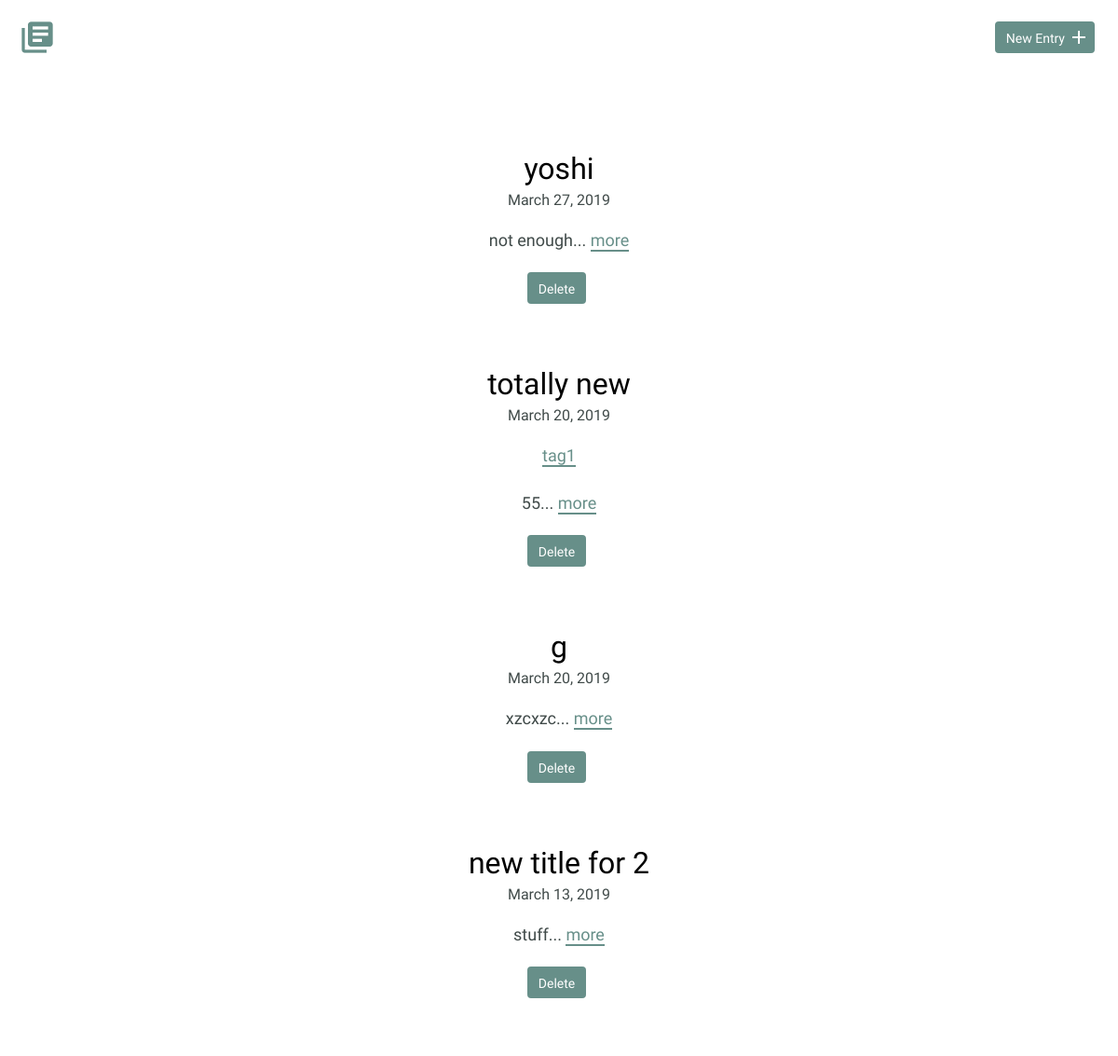
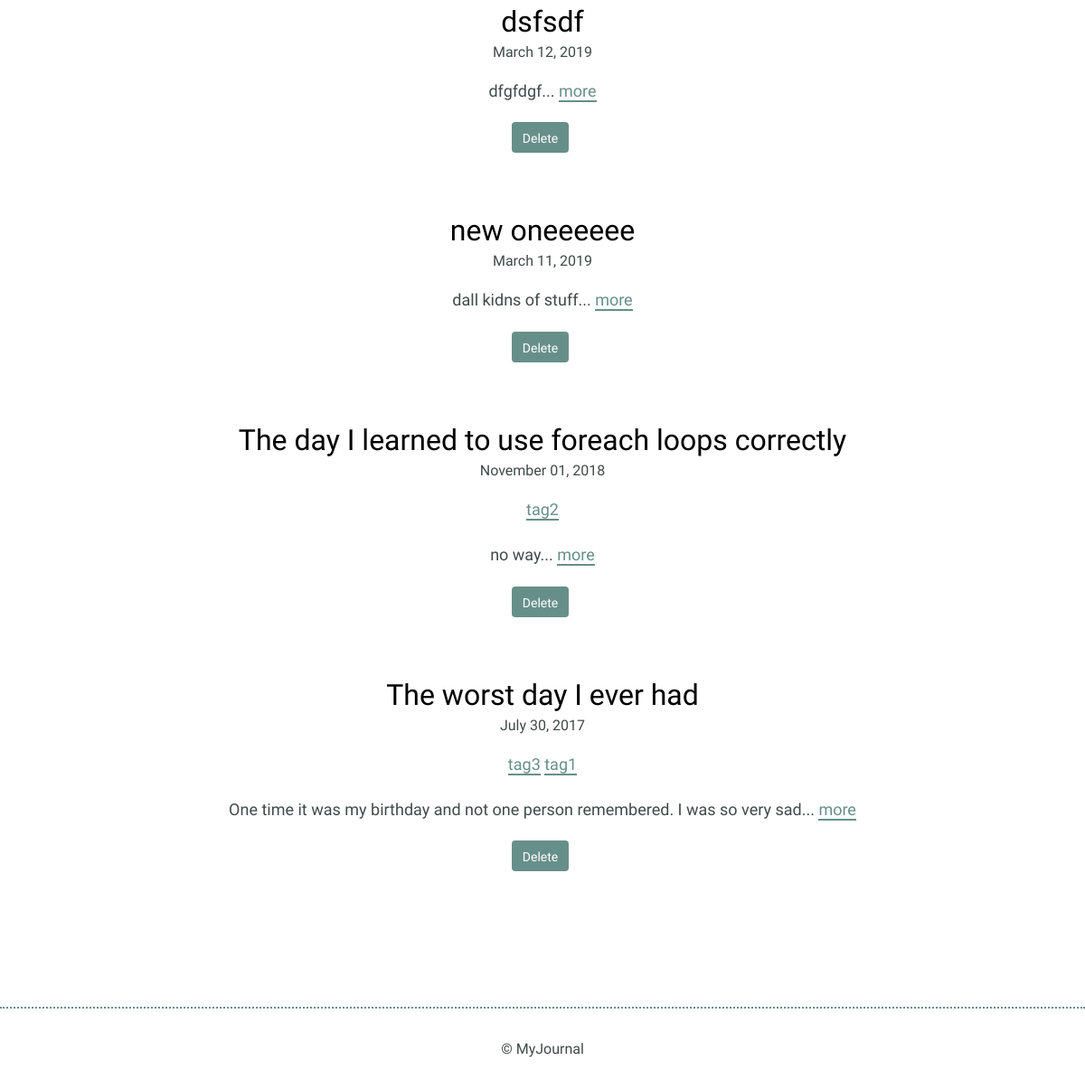
The page / on the database its author committed (2 pictures, top to bottom).
### tables this page shows
CREATE TABLE "entries" (
	`id`	INTEGER,
	`title`	TEXT,
	`date`	TEXT,
	`time_spent`	INTEGER,
	`learned`	BLOB,
	`resources`	BLOB,
	PRIMARY KEY(`id`)
);

### inc/functions.php (called while the page is built, shortened)
<?php
function get_journal_entry_list() {
  include 'connection.php';
  try {
    return $db->query('SELECT * FROM entries ORDER BY date DESC');
  } catch (Exception $e) {
    echo $e->getMessage();
    return array();
  }
}
function get_tags_for_entry($entry_id) {
  include 'connection.php';
  $sql = 'SELECT tags.name, tags.id
          FROM tags
          JOIN entry_tags ON tags.id = entry_tags.tag_id
          WHERE entry_tags.entry_id = ?';
  try {
    $results = $db->prepare($sql);
    $results->bindValue(1, $entry_id, PDO::PARAM_INT);
    $results->execute();
  } catch (Exception $e) {
    echo $e->getMessage();
    return false;
  }
  return $results;
}

### index.php (the view, shortened to what this page needs)
<?php
require_once "inc/functions.php";
include "inc/header.php";
?>
  <div class="entry-list">
    <?php
      foreach (get_journal_entry_list() as $entry) {
        echo "<article>";
        echo "<h2><a href='detail.php?id=" .$entry['id']. "'>".$entry['title']."</a></h2>";
        echo "<time datetime=" .$entry['date']. ">" .strftime("%B %d, %Y", strtotime($entry['date'])). "</time>";
        echo "<p class='tag-list'>";
          foreach (get_tags_for_entry($entry['id']) as $tag) {
            echo "<a href='tag.php?id=" .$tag['id']. "'>" .$tag['name']. "</a> ";
          }
        echo "</p>";
        echo "<p>" .substr($entry['learned'], 0, 250). "... <a href='detail.php?id=" .$entry['id']. "'>more</a></p>";
        echo "<form method='post' onsubmit=\"return confirm('Are you sure?');\">";
        echo "<input type='submit' class='button button-danger' value='Delete' />";
        echo "</form>";
        echo "</article>";
      }
    ?>
  </div>
<?php include "inc/footer.php" ?>

### inc/header.php (shortened to what this page needs)
<!DOCTYPE html>
<html>
  <head>
    <link rel="stylesheet" href="css/normalize.css">
    <link rel="stylesheet" href="css/site.css">
  </head>
<body>
  <header>
    <div class="container">
      <div class="site-header">
        <a class="logo" href="index.php"><i class="material-icons">library_books</i></a>
        <a class="button icon-right" href="new.php"><span>New Entry</span> <i class="material-icons">add</i></a>
      </div>
    </div>
  </header>
  <section>
      <div class="container">

### inc/footer.php
      </div>
    </section>
    <footer>
      <div>
        &copy; MyJournal
      </div>
    </footer>
  </body>
</html>

### css/site.css (style rules this page uses)
body { font-size: 16px; color: #404a49; font-family: 'Cousine', serif; font-weight: 400; }
.container { margin: 0 auto; padding: 0 25px; }
header .site-header { margin: 0 auto; height: 95px; }
header .logo i { color: #678f89; margin: 20px 0 0 -5px; float: left; font-size: 40px; }
header .button { float: right; margin: 33px 0 0 0; }
footer { text-align: center; padding: 35px 0; border-top: 2px dotted #678f89; }
.button { padding: 8px 10px 6px 10px; background: #678f89; border: 2px solid #678f89; border-radius: 4px; text-decoration: none; color: #FFF; position: relative; text-align: center; font-size: 14px; }
.button.icon-right { padding-right: 30px; top: -10px; }
.button.icon-right i { position: absolute; top: 3px; right: 3px; }
h1, h2, h3 { margin: 0; font-weight: 400; line-height: 1em; color: #000; }
h2 { font-size: 32px; }
h2 a { text-decoration: none; color: #000; }
p { line-height: 1.8em; font-size: 18px; }
p a { border-bottom: 2px solid #678f89; padding: 0; color: #678f89; text-decoration: none; }
.entry-list, .edit-entry, .new-entry { max-width: 800px; margin: 0 auto; padding: 70px 0 150px 0; }
.entry-list article { margin-bottom: 70px; text-align: center; }
.entry-list article:last-child { margin-bottom: 0; }
.entry-list article h2 { margin-bottom: 8px; }
input[type=submit] { margin-right: 5px; }

### rows shown on the page
entries: title "yoshi", date "March 27, 2019", learned "not enough"
entries: title "totally new", date "March 20, 2019", name "tag1", learned "55"
entries: title "g", date "March 20, 2019", learned "xzcxzc"
entries: title "new title for 2", date "March 13, 2019", learned "stuff"
entries: title "dsfsdf", date "March 12, 2019", learned "dfgfdgf"
entries: title "new oneeeeee", date "March 11, 2019", learned "dall kidns of stuff"
entries: title "The day I learned to use foreach loops correctly", date "November 01, 2018", name "tag2", learned "no way"
entries: title "The worst day I ever had", date "July 30, 2017", name "tag3", name "tag1", learned "One time it was my birthday and not one person remembered. I was so very sad"
